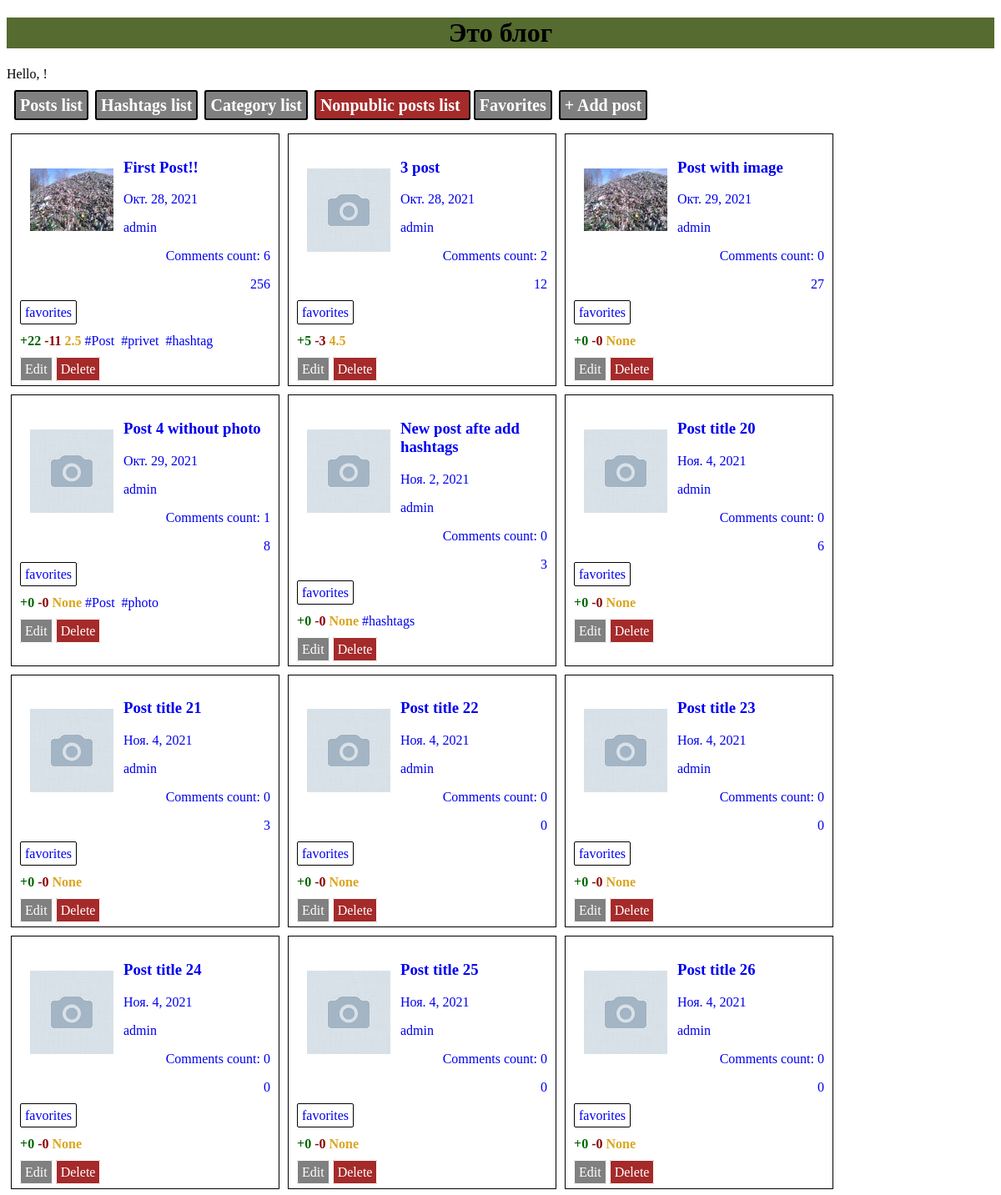
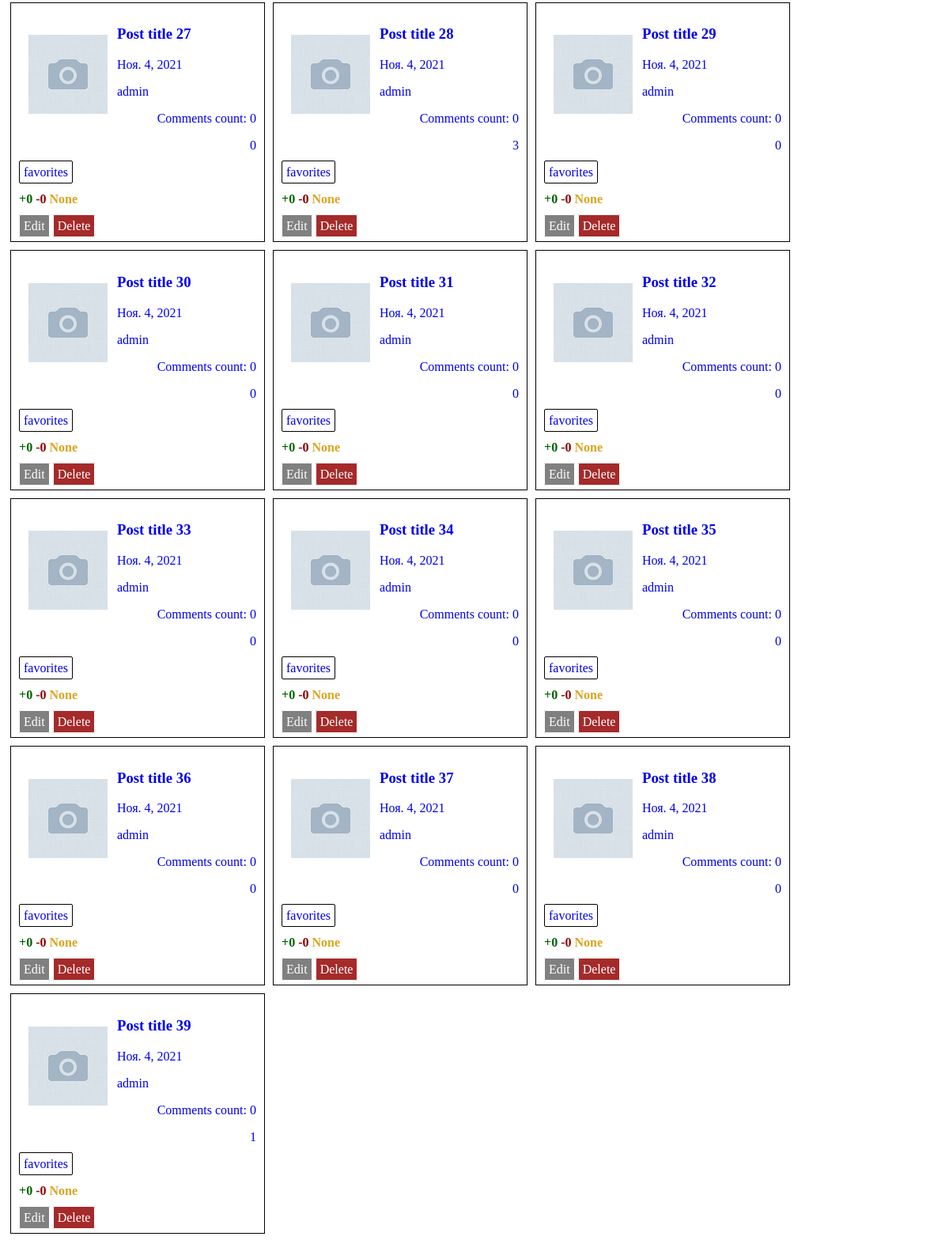
Page /post/ on the earlier database version (2 pictures, top to bottom).
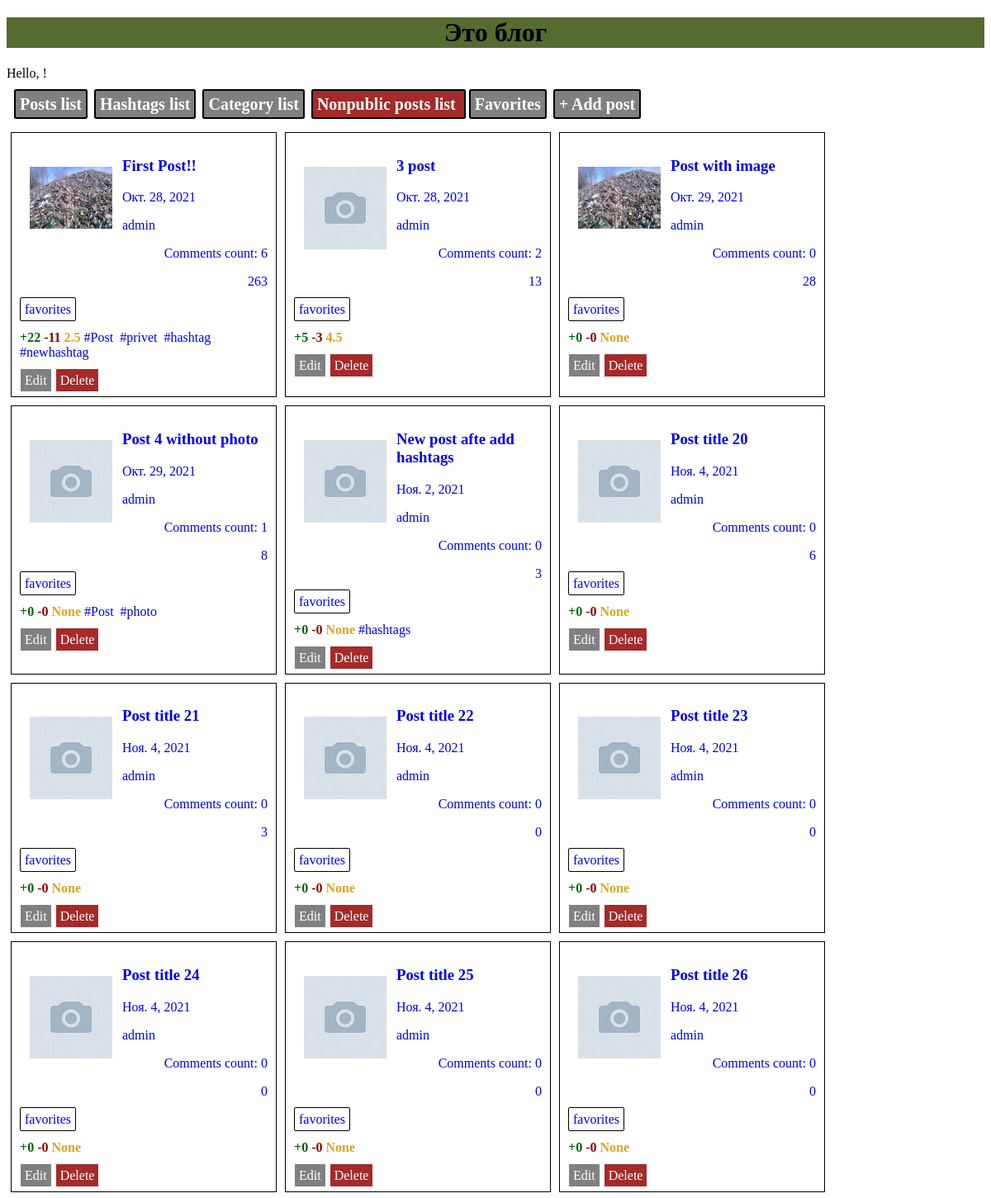
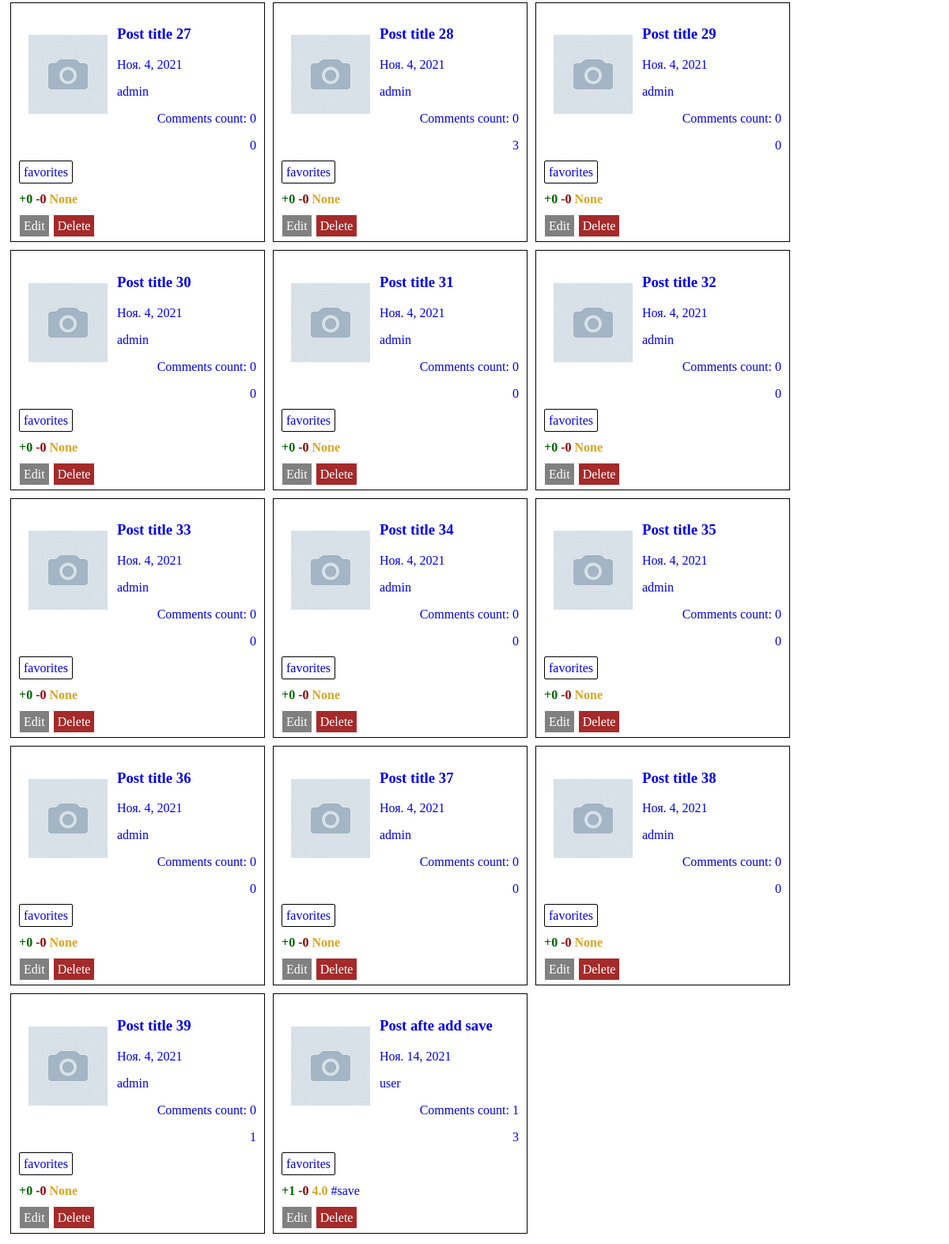
Same page on the later database version (2 pictures, top to bottom).
### blog/models.py (models this page shows, shortened)
class Post(models.Model):
    title = models.CharField(max_length=128)
    image = models.ImageField(upload_to='images/', null=True, blank=True)
    text = models.TextField()
    created_date = models.DateTimeField(auto_now_add=True)
    author = models.ForeignKey(User, on_delete=models.CASCADE)
    count_view = models.PositiveIntegerField(default=0)
    like = models.PositiveIntegerField(default=0)
    dislike = models.PositiveIntegerField(default=0)
    public = models.BooleanField(default=False)
    hashtags = models.ManyToManyField(Hashtag, related_name='posts')
    category = models.ForeignKey(Category, on_delete=models.CASCADE, null=True, blank=True, related_name='posts')
    favorites = models.ManyToManyField(User, related_name='favorites_posts')
    def avg_rang(self):
        tmp = self.reviews.aggregate(Avg('rang'))
        return tmp['rang__avg']

class Hashtag(models.Model):
    tag = models.CharField(max_length=64, unique=True)

### blog/views.py (the view)
# urls.py: path('', views.posts_list, name='posts_list'),
def posts_list(request):
    posts = Post.objects.filter(public=True)
    return render(request, "blog/posts_list.html", {'posts': posts})

### blog/templates/blog/posts_list.html
{% extends 'blog/base.html' %}
{% block content %}
<div class="postlst">
    {% for post in posts %}
        <div style="border: 1px solid; margin: 5px; padding: 10px; width: 300px">
            <a href="{% url 'post_detail' post_pk=post.pk %}">
                {%if post.image %}
                    <img src="{{ post.image.url }}" style="margin: 12px; border: 0px; float: left;  max-width: 100px; max-height: 100px;">
                {% else %}
                    <img src="/media/images/default/nophoto.png" style="margin: 12px; border: 0px; float: left;  max-width: 100px; max-height: 100px;">
                {% endif %}
                <div><h3>{{post.title}}</h3></div>
                <div><p>{{post.created_date.date}}</p></div>
                <div><p>{{post.author}}</p></div>
                <div style="text-align: right"><p>Comments count: {{post.comments.count}}</p></div>
                <div style="text-align: right"><p>{{post.count_view}}</p></div>
            </a>
            <div >
                <a class="favor" href="{% url 'change_favorite' post_pk=post.pk %}?lastpath={{request.path}}" {% if user in post.favorites.all %} style="background: yellow" {% endif %}>
                    favorites
                </a>
                <p>
                    <b  style="color: darkgreen;">+{{post.like}}</b>
                    <b  style="color: darkred;">-{{post.dislike}}</b>
                    <b  style="color: goldenrod;">{{post.avg_rang}}</b>
                    {% for hashtag in post.hashtags.all %}
                        <a href="{% url 'post_list_tag' hashtag.tag %}">{{hashtag.tag}}&nbsp;</a>
                    {% endfor %}
                </p>
            </div>
            <a href="{% url 'edit_post' post_pk=post.pk %}" style="border: 1px solid; background-color: gray;border-radius: 2px; padding: 5px; color: white">Edit</a>
            <a href="{% url 'del_post' post_pk=post.pk %}" style="border: 1px solid; background-color: brown;border-radius: 2px; padding: 5px; color: white">Delete</a>
        </div>
    {% endfor %}
    </div>
{% endblock %}

### blog/templates/blog/base.html (shortened to what this page needs)
{% load static %}
<!DOCTYPE html>
<html lang="en">
<head>
    <link rel="stylesheet" href="{% static 'css/style.css' %}">
</head>
<body>
<h1 style="text-align: center; background-color: darkolivegreen">Это блог</h1>
<div>Hello, {{user.username}}!</div>
    <div class="menublock">
        <a class="btn" href="{% url 'posts_list' %}">Posts list</a>
        <a class="btn" href="{% url 'hashtag_list' %}">Hashtags list</a>
        <a class="btn" href="{% url 'category_list' %}">Category list</a>
        <a class="btn del" href="{% url 'posts_list_dr' %}">Nonpublic posts list </a>
        <a class="btn" href="{% url 'favorites_list' %}">Favorites</a>
        <a class="btn" href="{% url 'add_post' %}">+ Add post</a>
    </div>
{% block content %}
{% endblock %}
</body>
</html>

### blog/static/css/style.css (style rules this page uses)
a { text-decoration: none; }
.btn { border: 2px solid black; border-radius: 3px; padding: 5px; background-color: gray; color: white; font-style: inherit; font-size: 20px; font-weight: bold; margin: 2px; }
.del { background-color: brown; }
.menublock { margin: 15px 5px; padding: 2px; }
.favor { border: 1px solid black; border-radius: 2px; padding: 5px; }
.postlst { display: flex; flex-wrap: wrap; }

Differences in the rows shown:
changed Post "First Post!!": count_view "256" → "263"
added Hashtag: tag "#newhashtag", shown under Post "First Post!!"
changed Post "3 post": count_view "12" → "13"
changed Post "Post with image": count_view "27" → "28"
added Post: title "Post afte add save", created_date "Ноя. 14, 2021", author "user", comments.count "1", count_view "3", like "1", dislike "0", avg_rang "4.0"
added Hashtag: tag "#save", shown under "Post afte add save"
